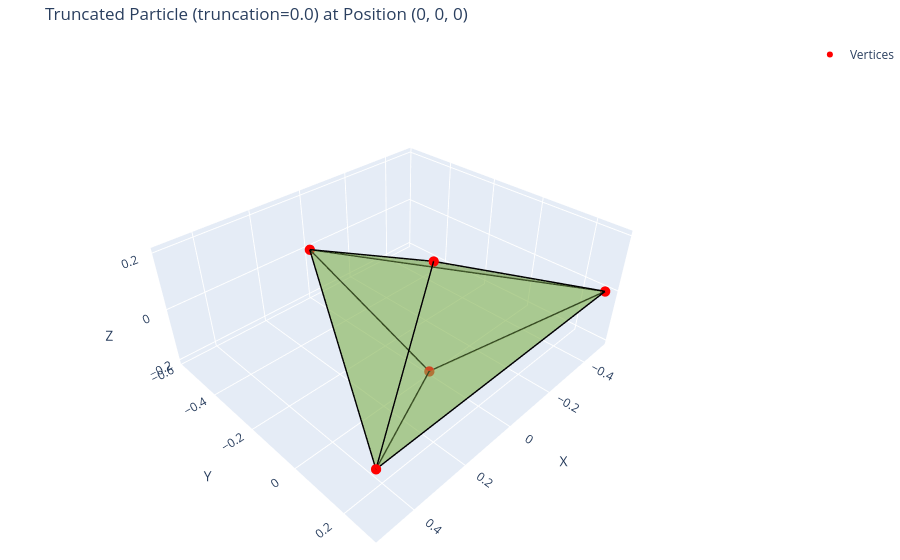
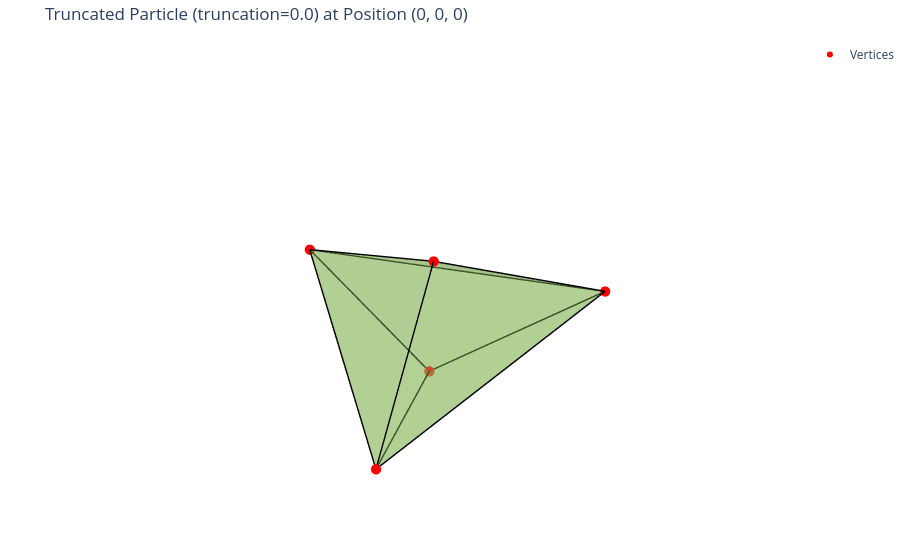

The cell these charts' notebook holds for them, in order:
### Code cell
fig=plot_truncated_particle(
    pos=(0, 0, 0),  # center position
    quat=(1, 0, 0, 0),  # no rotation
    shape_vertices=shape_vertices,
    shape_color='#85b456',#shape_color,
    truncation_factor=0.0,#truncation_factor,  # or 0.0 for non-truncated bipyramid
    plot_type='both',  # 'surface', 'wireframe', or 'both'
    show_axes=False
)
import plotly.graph_objs as go

def turn_off_plotly_axes(fig):
    """
    Turn off axes, gridlines, and background in a plotly 3D figure.
    Usage: Call this function and pass your plotly Figure before showing/saving.
    """
    fig.update_layout(
        scene=dict(
            xaxis=dict(visible=False, showticklabels=False, showgrid=False, zeroline=False, showbackground=False),
            yaxis=dict(visible=False, showticklabels=False, showgrid=False, zeroline=False, showbackground=False),
            zaxis=dict(visible=False, showticklabels=False, showgrid=False, zeroline=False, showbackground=False)
        )
    )

# Example usage (if you have a plotly figure called fig):
turn_off_plotly_axes(fig)
# Also set transparent background for the figure layout:
fig.update_layout(
    paper_bgcolor='rgba(0,0,0,0)',
    plot_bgcolor='rgba(0,0,0,0)'
)
fig.show()

### Figure 1 — Plotly figure (JSON) as saved in the notebook; plotly's stock layout.template omitted (floating-point values rounded to 4 significant figures)
{"data": [{"color": "#85b456", "flatshading": true, "i": [6, 6, 6, 0, 0, 0], "j": [1, 5, 5, 1, 5, 5], "k": [3, 3, 1, 3, 3, 1], "name": "Surface", "opacity": 0.4, "showscale": false, "type": "mesh3d", "x": [0.0, 0.5, 0.0, -0.5, 0.0, 0.0, 0.0, 0.5, 0.0, -0.5, 0.0, 0.0, -0.5, 0.0, 0.0, 0.5, 0.5, -0.5], "y": [0.0, 0.2887, 0.0, 0.2887, 0.0, -0.5774, 0.0, 0.2887, 0.0, 0.2887, 0.0, -0.5774, 0.2887, -0.5774, -0.5774, 0.2887, 0.2887, 0.2887], "z": [0.2041, 0.0, 0.2041, 0.0, 0.2041, 0.0, -0.2041, 0.0, -0.2041, 0.0, -0.2041, 0.0, 0.0, 0.0, 0.0, 0.0, 0.0, 0.0]}, {"line": {"color": "black", "width": 3}, "mode": "lines", "name": "Wireframe", "showlegend": false, "type": "scatter3d", "x": [0, 0.5], "y": [0, 0.2887], "z": [0.2041, 0]}, {"line": {"color": "black", "width": 3}, "mode": "lines", "name": "Wireframe", "showlegend": false, "type": "scatter3d", "x": [0.5, 0], "y": [0.2887, -0.5774], "z": [0, 0]}, {"line": {"color": "black", "width": 3}, "mode": "lines", "name": "Wireframe", "showlegend": false, "type": "scatter3d", "x": [0, -0.5], "y": [0, 0.2887], "z": [0.2041, 0]}, {"line": {"color": "black", "width": 3}, "mode": "lines", "name": "Wireframe", "showlegend": false, "type": "scatter3d", "x": [0, 0], "y": [-0.5774, 0], "z": [0, -0.2041]}, {"line": {"color": "black", "width": 3}, "mode": "lines", "name": "Wireframe", "showlegend": false, "type": "scatter3d", "x": [0, 0], "y": [0, -0.5774], "z": [0.2041, 0]}, {"line": {"color": "black", "width": 3}, "mode": "lines", "name": "Wireframe", "showlegend": false, "type": "scatter3d", "x": [-0.5, 0], "y": [0.2887, 0], "z": [0, -0.2041]}, {"line": {"color": "black", "width": 3}, "mode": "lines", "name": "Wireframe", "showlegend": false, "type": "scatter3d", "x": [0.5, 0], "y": [0.2887, 0], "z": [0, -0.2041]}, {"line": {"color": "black", "width": 3}, "mode": "lines", "name": "Wireframe", "showlegend": false, "type": "scatter3d", "x": [0.5, -0.5], "y": [0.2887, 0.2887], "z": [0, 0]}, {"line": {"color": "black", "width": 3}, "mode": "lines", "name": "Wireframe", "showlegend": false, "type": "scatter3d", "x": [-0.5, 0], "y": [0.2887, -0.5774], "z": [0, 0]}, {"marker": {"color": "red", "size": 6}, "mode": "markers", "name": "Vertices", "text": ["V0", "V1", "V2", "V3", "V4", "V5", "V6", "V7", "V8", "V9", "V10", "V11", "V12", "V13", "V14", "V15", "V16", "V17"], "type": "scatter3d", "x": [0.0, 0.5, 0.0, -0.5, 0.0, 0.0, 0.0, 0.5, 0.0, -0.5, 0.0, 0.0, -0.5, 0.0, 0.0, 0.5, 0.5, -0.5], "y": [0.0, 0.2887, 0.0, 0.2887, 0.0, -0.5774, 0.0, 0.2887, 0.0, 0.2887, 0.0, -0.5774, 0.2887, -0.5774, -0.5774, 0.2887, 0.2887, 0.2887], "z": [0.2041, 0.0, 0.2041, 0.0, 0.2041, 0.0, -0.2041, 0.0, -0.2041, 0.0, -0.2041, 0.0, 0.0, 0.0, 0.0, 0.0, 0.0, 0.0]}], "layout": {"margin": {"b": 0, "l": 0, "r": 0, "t": 40}, "scene": {"aspectmode": "data", "camera": {"eye": {"x": 1.5, "y": 1.5, "z": 1.5}}, "xaxis": {"title": {"text": "X"}}, "yaxis": {"title": {"text": "Y"}}, "zaxis": {"title": {"text": "Z"}}}, "showlegend": true, "title": {"text": "Truncated Particle (truncation=0.0) at Position (0, 0, 0)"}}}

### Figure 2 — Plotly figure (JSON) as saved in the notebook; plotly's stock layout.template omitted (floating-point values rounded to 4 significant figures)
{"data": [{"color": "#85b456", "flatshading": true, "i": [6, 6, 6, 0, 0, 0], "j": [1, 5, 5, 1, 5, 5], "k": [3, 3, 1, 3, 3, 1], "name": "Surface", "opacity": 0.4, "showscale": false, "type": "mesh3d", "x": [0.0, 0.5, 0.0, -0.5, 0.0, 0.0, 0.0, 0.5, 0.0, -0.5, 0.0, 0.0, -0.5, 0.0, 0.0, 0.5, 0.5, -0.5], "y": [0.0, 0.2887, 0.0, 0.2887, 0.0, -0.5774, 0.0, 0.2887, 0.0, 0.2887, 0.0, -0.5774, 0.2887, -0.5774, -0.5774, 0.2887, 0.2887, 0.2887], "z": [0.2041, 0.0, 0.2041, 0.0, 0.2041, 0.0, -0.2041, 0.0, -0.2041, 0.0, -0.2041, 0.0, 0.0, 0.0, 0.0, 0.0, 0.0, 0.0]}, {"line": {"color": "black", "width": 3}, "mode": "lines", "name": "Wireframe", "showlegend": false, "type": "scatter3d", "x": [0, 0.5], "y": [0, 0.2887], "z": [0.2041, 0]}, {"line": {"color": "black", "width": 3}, "mode": "lines", "name": "Wireframe", "showlegend": false, "type": "scatter3d", "x": [0.5, 0], "y": [0.2887, -0.5774], "z": [0, 0]}, {"line": {"color": "black", "width": 3}, "mode": "lines", "name": "Wireframe", "showlegend": false, "type": "scatter3d", "x": [0, -0.5], "y": [0, 0.2887], "z": [0.2041, 0]}, {"line": {"color": "black", "width": 3}, "mode": "lines", "name": "Wireframe", "showlegend": false, "type": "scatter3d", "x": [0, 0], "y": [-0.5774, 0], "z": [0, -0.2041]}, {"line": {"color": "black", "width": 3}, "mode": "lines", "name": "Wireframe", "showlegend": false, "type": "scatter3d", "x": [0, 0], "y": [0, -0.5774], "z": [0.2041, 0]}, {"line": {"color": "black", "width": 3}, "mode": "lines", "name": "Wireframe", "showlegend": false, "type": "scatter3d", "x": [-0.5, 0], "y": [0.2887, 0], "z": [0, -0.2041]}, {"line": {"color": "black", "width": 3}, "mode": "lines", "name": "Wireframe", "showlegend": false, "type": "scatter3d", "x": [0.5, 0], "y": [0.2887, 0], "z": [0, -0.2041]}, {"line": {"color": "black", "width": 3}, "mode": "lines", "name": "Wireframe", "showlegend": false, "type": "scatter3d", "x": [0.5, -0.5], "y": [0.2887, 0.2887], "z": [0, 0]}, {"line": {"color": "black", "width": 3}, "mode": "lines", "name": "Wireframe", "showlegend": false, "type": "scatter3d", "x": [-0.5, 0], "y": [0.2887, -0.5774], "z": [0, 0]}, {"marker": {"color": "red", "size": 6}, "mode": "markers", "name": "Vertices", "text": ["V0", "V1", "V2", "V3", "V4", "V5", "V6", "V7", "V8", "V9", "V10", "V11", "V12", "V13", "V14", "V15", "V16", "V17"], "type": "scatter3d", "x": [0.0, 0.5, 0.0, -0.5, 0.0, 0.0, 0.0, 0.5, 0.0, -0.5, 0.0, 0.0, -0.5, 0.0, 0.0, 0.5, 0.5, -0.5], "y": [0.0, 0.2887, 0.0, 0.2887, 0.0, -0.5774, 0.0, 0.2887, 0.0, 0.2887, 0.0, -0.5774, 0.2887, -0.5774, -0.5774, 0.2887, 0.2887, 0.2887], "z": [0.2041, 0.0, 0.2041, 0.0, 0.2041, 0.0, -0.2041, 0.0, -0.2041, 0.0, -0.2041, 0.0, 0.0, 0.0, 0.0, 0.0, 0.0, 0.0]}], "layout": {"margin": {"b": 0, "l": 0, "r": 0, "t": 40}, "paper_bgcolor": "rgba(0,0,0,0)", "plot_bgcolor": "rgba(0,0,0,0)", "scene": {"aspectmode": "data", "camera": {"eye": {"x": 1.5, "y": 1.5, "z": 1.5}}, "xaxis": {"showbackground": false, "showgrid": false, "showticklabels": false, "title": {"text": "X"}, "visible": false, "zeroline": false}, "yaxis": {"showbackground": false, "showgrid": false, "showticklabels": false, "title": {"text": "Y"}, "visible": false, "zeroline": false}, "zaxis": {"showbackground": false, "showgrid": false, "showticklabels": false, "title": {"text": "Z"}, "visible": false, "zeroline": false}}, "showlegend": true, "title": {"text": "Truncated Particle (truncation=0.0) at Position (0, 0, 0)"}}}
